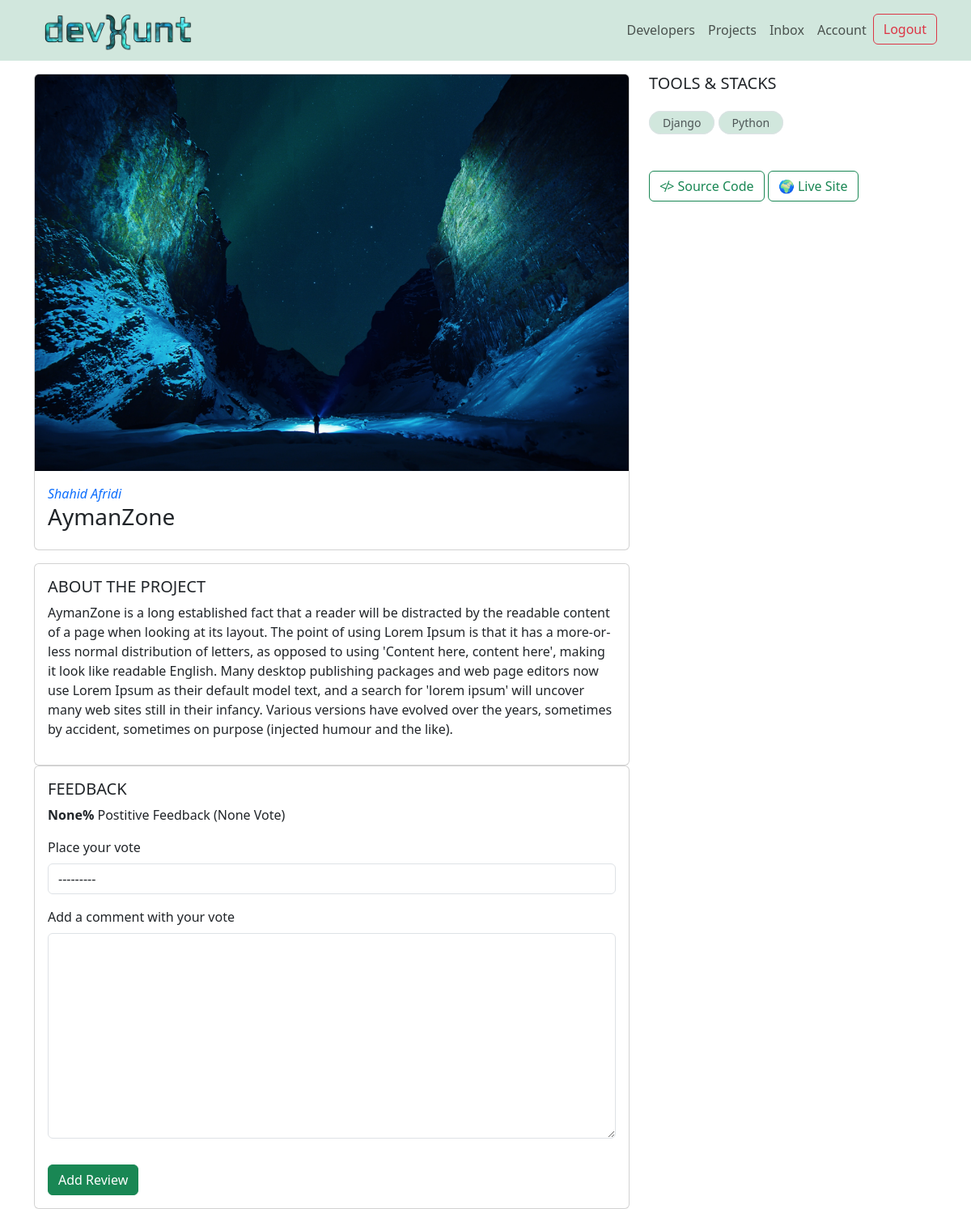
The page /projects/project/e048b848-b559-4de2-b124-0a9d7d103087/ (signed in) on the database its author committed.
### projects/models.py (models this page shows, shortened)
class Project(models.Model):
    owner = models.ForeignKey(
        Profile, blank=True, null=True, on_delete=models.SET_NULL)
    title = models.CharField(max_length=255)
    description = models.TextField(null=True, blank=True)
    featured_image = models.ImageField(
        null=True, blank=True, default='default.jpg')
    demo_link = models.CharField(max_length=200, null=True, blank=True)
    source_link = models.CharField(max_length=200, null=True, blank=True)
    tags = models.ManyToManyField('Tag', blank=True)
    vote_total = models.IntegerField(default=0, null=True, blank=True)
    vote_ratio = models.IntegerField(default=0, null=True, blank=True)
    created_at = models.DateTimeField(auto_now_add=True)
    id = models.UUIDField(default=uuid.uuid4, unique=True,
                          primary_key=True, editable=False)
    class Meta:
        ordering = ['-vote_total','-vote_ratio', 'title']
    @property
    def reviewers(self):
        queryset = self.review_set.all().values_list('owner__id', flat=True)
        return queryset

class Review(models.Model):
    VOTE_TYPE = (
        ('up', 'Up Vote'),
        ('down', 'Down Vote'),
    )
    owner = models.ForeignKey(Profile, on_delete=models.CASCADE, null=True)
    project = models.ForeignKey(Project, on_delete=models.CASCADE)
    value = models.CharField(max_length=4, choices=VOTE_TYPE)
    body = models.TextField(null=True, blank=True)
    created_at = models.DateTimeField(auto_now_add=True)
    id = models.UUIDField(default=uuid.uuid4, unique=True,
                          primary_key=True, editable=False)
    class Meta:
        unique_together = [['owner', 'project']]

class Tag(models.Model):
    name = models.CharField(max_length=200)
    created_at = models.DateTimeField(auto_now_add=True)
    id = models.UUIDField(default=uuid.uuid4, unique=True,
                          primary_key=True, editable=False)

### users/models.py (models this page shows, shortened)
class Profile(models.Model):
    user = models.OneToOneField(
        User, on_delete=models.CASCADE, blank=True, null=True)
    name = models.CharField(max_length=255, blank=True, null=True)
    email = models.EmailField(max_length=500, blank=True, null=True)
    username = models.CharField(max_length=255, blank=True, null=True)
    short_intro = models.CharField(max_length=200, blank=True, null=True)
    location = models.CharField(max_length=200, blank=True, null=True)
    bio = models.TextField(blank=True, null=True)
    profile_image = models.ImageField(
        blank=True, null=True, upload_to='profiles/', default='profiles/user-default.png')
    social_github = models.CharField(max_length=200, blank=True, null=True)
    social_twitter = models.CharField(max_length=200, blank=True, null=True)
    social_linkedin = models.CharField(max_length=200, blank=True, null=True)
    social_youtube = models.CharField(max_length=200, blank=True, null=True)
    social_website = models.CharField(max_length=200, blank=True, null=True)
    created_at = models.DateTimeField(auto_now_add=True)
    id = models.UUIDField(default=uuid.uuid4, unique=True,
                          primary_key=True, editable=False)

### projects/views.py (the view, shortened to what this page needs)
# urls.py: path("project/<str:pk>/", views.project, name="single-project"),
def project(request, pk):
    project = Project.objects.get(id=pk)
    form = ReviewForm()
    context = {
        'project': project,
        'form':form
    }
    return render(request, 'projects/single-project.html', context)

### projects/form.py
class ReviewForm(ModelForm):
    class Meta:
        model = Review
        fields = ['value', 'body']
        labels ={
            'value':'Place your vote',
            'body': 'Add a comment with your vote'
        }
    def __init__(self, *args, **kwargs):
        super(ReviewForm, self).__init__(*args, **kwargs)
        for name, field in self.fields.items():
            field.widget.attrs.update({'class': 'form-control'})

### projects/templates/projects/single-project.html (shortened to what this page needs)
{% extends 'main.html' %}
{% block content %}
    <div class="container text-center mt-3">
        <div class="row">
          <div class="col-12 col-sm-12 col-md-8">
                <div class="card mb-3">
                    <img src="{{project.featured_image.url}}" class="card-img-top" alt="...">
                    <div class="card-body text-start">
                        <a class='text-decoration-none fst-italic' href="#">{{project.owner.name}}</a>
                    <h3 class="">{{project.title}}</h3>
                    </div>
                </div>
                <div class='card p-3 text-start'>
                    <h5 class='font-weight-bold'>ABOUT THE PROJECT</h5>
                    <p>{{project.description}}</p>
                </div>
                <div class='card p-3 text-start'>
                    <h5 class='font-weight-bold'>FEEDBACK</h5>
                    <p class="">
                        <span style="font-weight: bold;">{{project.vote_ratio}}%</span> Postitive
                        Feedback ({{project.vote_total}} Vote{{project.vote_total|pluralize:"s"}})
                    </p>
                    {% if request.user.profile.id in project.reviewers %}
                        <p>You Have Already Submitted Your Review For This Project</p>
                    {% elif request.user.profile == project.owner %}
                        <p>You Can't Review For Your Own Project</p>
                    {% elif request.user.is_authenticated %}
                    <form action="{% url 'single-project' project.id %}" method="POST">
                        {% for field in form %}
                        <div class="mb-3 form-group">
                            <label for="input" class="form-label">{{field.label}}</label>
                            {{field}}
                        </div>
                        {% endfor %}
                        <input class="btn btn-success mt-3" type="submit" value="Add Review">
                    </form>
                    {% else %}
                        <a href="{% url 'login' %}?next={{request.path}}"> Please Login For Leave A Review</a>
                    {% endif %}
                </div>
          </div>
          <div class="col-12 col-sm-12 col-md-4 text-start">
            <h5 class='font-weight-bold mb-4'>TOOLS & STACKS</h5>
            {% for tag in project.tags.all %}
            <small class="border border-1 py-1 px-3 mb-3 bg-success-subtle text-body-secondary rounded-pill">{{tag.name}}</small>
            {% endfor %}
            <div class='mt-5'>
                <a class="text-decoration-none btn btn-outline-success mb-3" href="#"> &#8814> Source Code</a>
                <a class="text-decoration-none btn btn-outline-success mb-3" href="#"> &#127757  Live Site</a>
            </div>
          </div>
        </div>
    </div>
{% endblock content %}

### rows shown on the page
Project: featured_image (picture), owner.name "Shahid Afridi", title "AymanZone", description "AymanZone is a long established fact that a reader will be distracted by the readable content of a page when looking at its layout. The point of using Lorem Ipsum is that it has a more-or-less normal distribution of letters, as opposed to using 'Content here, content here', making it look like readable English. Many desktop publishing packages and web page editors now use Lorem Ipsum as their default model text, and a search for 'lorem ipsum' will uncover many web sites still in their infancy. Various versions have evolved over the years, sometimes by accident, sometimes on purpose (injected humour and the like).", vote_ratio "None", vote_total "None"
Tag: name "Django"
Tag: name "Python"

### other values the page prints
{{ field.label }} "Place your vote" "Add a comment with your vote"
